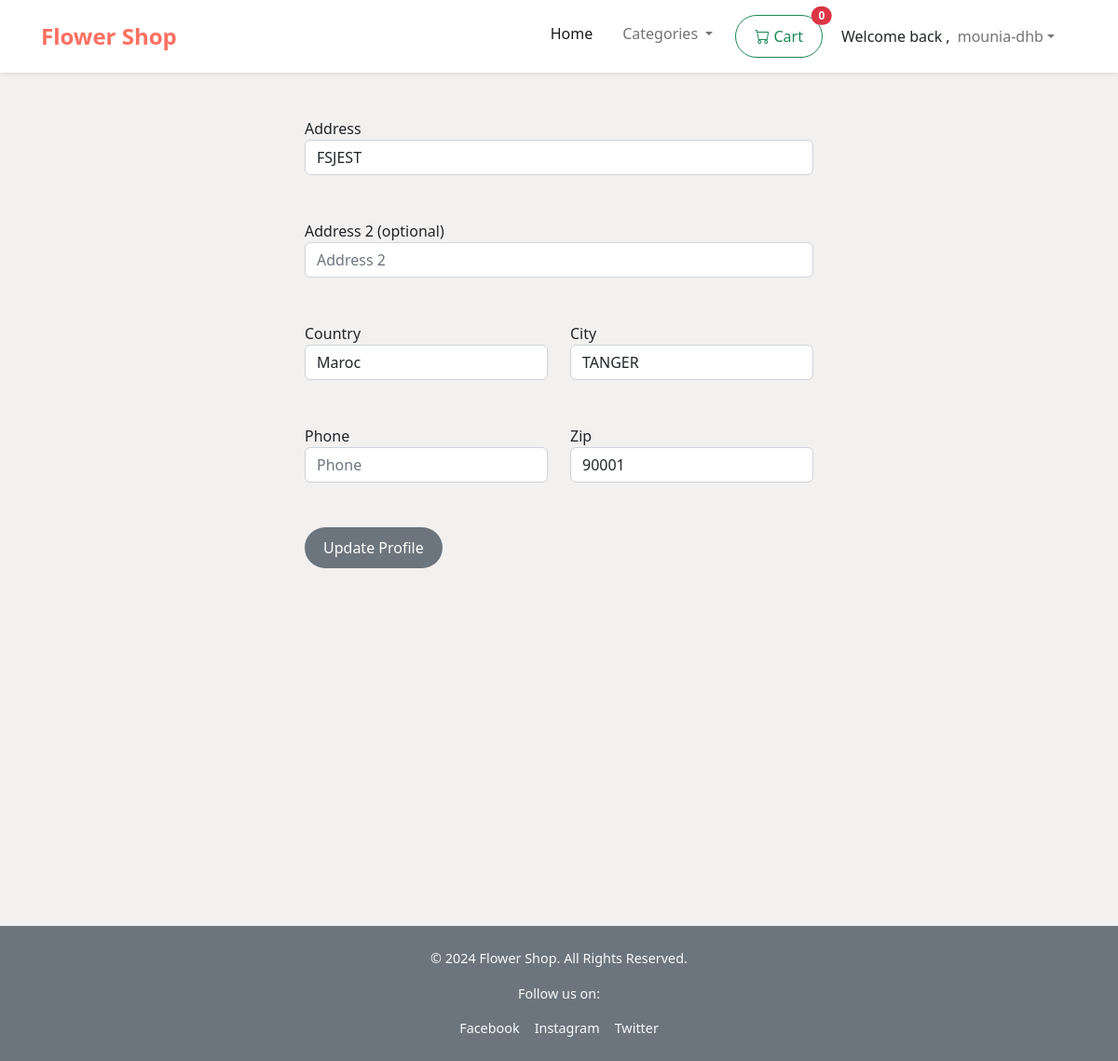
/update_info/ (signed in), run on the app's committed database.
### store/models.py (models this page shows, shortened)
class Profile(models.Model):
	user = models.OneToOneField(User, on_delete=models.CASCADE)
	date_modified = models.DateTimeField(User, auto_now=True)
	phone = models.CharField(max_length=20, blank=True)
	address1 = models.CharField(max_length=200, blank=True)
	address2 = models.CharField(max_length=200, blank=True)
	city = models.CharField(max_length=200, blank=True)
	state = models.CharField(max_length=200, blank=True)
	zipcode = models.CharField(max_length=200, blank=True)
	country = models.CharField(max_length=200, blank=True)

### store/views.py (the view)
# urls.py: path('update_info/', views.update_info, name='update_info'),
def update_info(request):
    if request.user.is_authenticated:
        current_user = Profile.objects.get(user=request.user)
        form = UserInfoForm(request.POST or None, instance=current_user)
        if form.is_valid():
            form.save()
            messages.success(request, "Your Info Has Been Updated!!")
            return redirect('home')
        return render(request, "update_info.html", {'form': form})
    else:
        messages.success(request, "You Must Be Logged In To Access That Page!!")
        return redirect('home')

### store/forms.py
class UserInfoForm(forms.ModelForm):
	phone = forms.CharField(label="", widget=forms.TextInput(attrs={
		'class':'form-control',
	    'placeholder':'Phone'}), required=False)
	address1 = forms.CharField(label="", widget=forms.TextInput(attrs={
		'class':'form-control',
		'placeholder':'Address 1'}), required=False)
	address2 = forms.CharField(label="", widget=forms.TextInput(attrs={
		'class':'form-control',
		'placeholder':'Address 2'}), required=False)
	city = forms.CharField(label="", widget=forms.TextInput(attrs={
		'class':'form-control',
		'placeholder':'City'}), required=False)
	zipcode = forms.CharField(label="", widget=forms.TextInput(attrs={
		'class':'form-control',
		'placeholder':'Zipcode'}), required=False)
	country = forms.CharField(label="", widget=forms.TextInput(attrs={
		'class':'form-control',
		'placeholder':'Country'}), required=False)
	class Meta:
		model = Profile
		fields = ('phone', 'address1', 'address2', 'city',  'zipcode', 'country', )#'state',

### cart/cart.py (called while the page is built)
	def __len__(self):
		return len(self.cart)

### cart/context_processors.py (called while the page is built)
def cart(request):
	return {'cart': Cart(request)}

### store/context_processors.py (called while the page is built)
def categories(request):
    categories = Category.objects.all()
    return {'categories': categories}

### store/templates/update_info.html (shortened to what this page needs)
{% extends 'base.html' %} {% block content %}
<div class="container">
  <div class="row">
    <div class="col-md-6 offset-md-3">
      <br /><br />
      <form method="POST" class="card-body" action="{% url 'update_info' %}">
        <div class="md-form mb-5">
          <label for="address" class="">Address</label>
          {{ form.address1 }}
        </div>
        <div class="md-form mb-5">
          <label for="address-2" class="">Address 2 (optional)</label>
          {{ form.address2 }}
        </div>
        <div class="row mb-5">
          <div class="col-lg-6 col-md-12 mb-6">
            <label for="country">Country</label>
            {{ form.country }}
          </div>
          <div class="col-lg-6 col-md-12 mb-6">
            <label for="country">City</label>
            {{ form.city }}
          </div>
        </div>
        <div class="row">
          <div class="col-lg-6 col-md-12 mb-6">
            <label for="customer_phone">Phone</label>
            {{ form.phone }}
          </div>
          <div class="col-lg-6 col-md-12 mb-6">
            <label for="zip">Zip</label>
            {{ form.zipcode }}
          </div>
        </div>
        <br /><br />
        <button type="submit" class="btn btn-secondary">Update Profile</button>
      </form>
      <br /><br />
      <br /><br />
      <br /><br />
      <br /><br />
      <br /><br />
      <br /><br />
      <br /><br />
      <br /><br />
    </div>
  </div>
</div>
{% endblock %}

### store/templates/navbar.html (shortened to what this page needs)
<nav class="navbar navbar-expand-lg navbar-light bg-white shadow-sm">
    <div class="container">
        <a class="navbar-brand" href="{% url 'home' %}">Flower Shop</a>
        <div class="collapse navbar-collapse" id="navbarNav">
            <ul class="navbar-nav ms-auto">
                <li class="nav-item">
                    <a class="nav-link active" href="{% url 'home' %}">Home</a>
                </li>
                <li class="nav-item dropdown">
                    <a
                        class="nav-link dropdown-toggle"
                        href="#"
                        id="navbarDropdown"
                        role="button"
                        data-bs-toggle="dropdown"
                        aria-expanded="false"
                    >
                        Categories
                    </a>
                </li>
                <li class="nav-item" style="margin-right: 20px;">
                    <a class="btn btn-outline-success position-relative" href="{% url 'cart_summary' %}">
                        <i class="bi bi-cart"></i> Cart
                        <span class="position-absolute top-0 start-100 translate-middle badge rounded-pill bg-danger" id="cart_quantity">
                            {{ cart|length }}
                        </span>
                    </a>
                </li>
                {% if user.is_authenticated %}
                    <li style="display: flex;
                    align-items: center;" class="nav-item dropdown">
                            Welcome back ,<a class="nav-link dropdown-toggle" id="navbarDropdown" href="#" role="button"
                            data-bs-toggle="dropdown" aria-expanded="false">{{user.username}}</a>
                    </li>
                {% else %}
                    <li class="nav-item"><a class="nav-link" href="{% url 'login' %}">Login</a></li>
                    <li class="nav-item"><a class="nav-link" href="{% url 'register' %}">Register</a></li>
                {% endif %}
            </ul>
        </div>
    </div>
</nav>

### store/templates/base.html (style rules this page uses)
html, body { height: 100%; margin: 0; }

### data on the page
Profile: address1 "FSJEST", country "Maroc", city "TANGER", zipcode "90001"

### other printed values
{{ cart|length }} "0"
{{ user.username }} "mounia-dhb"
